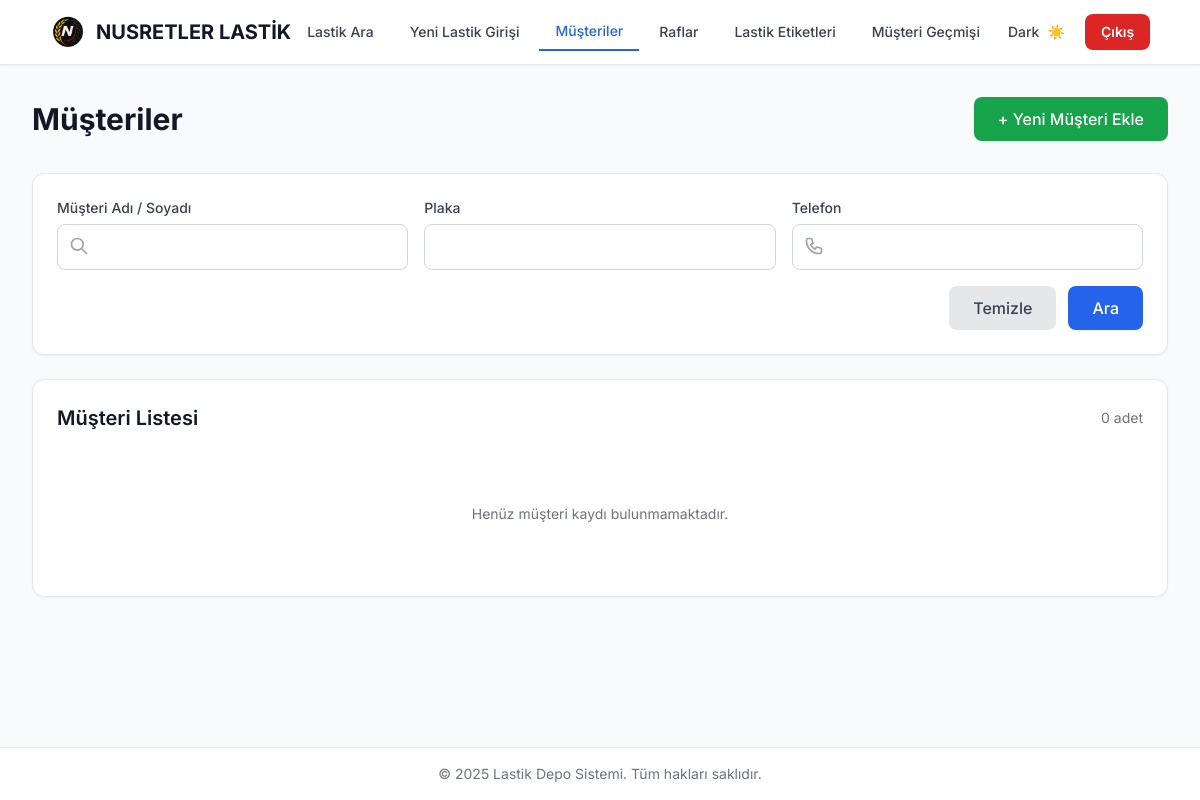
/musteriler, run on an earlier commit of the app's database.
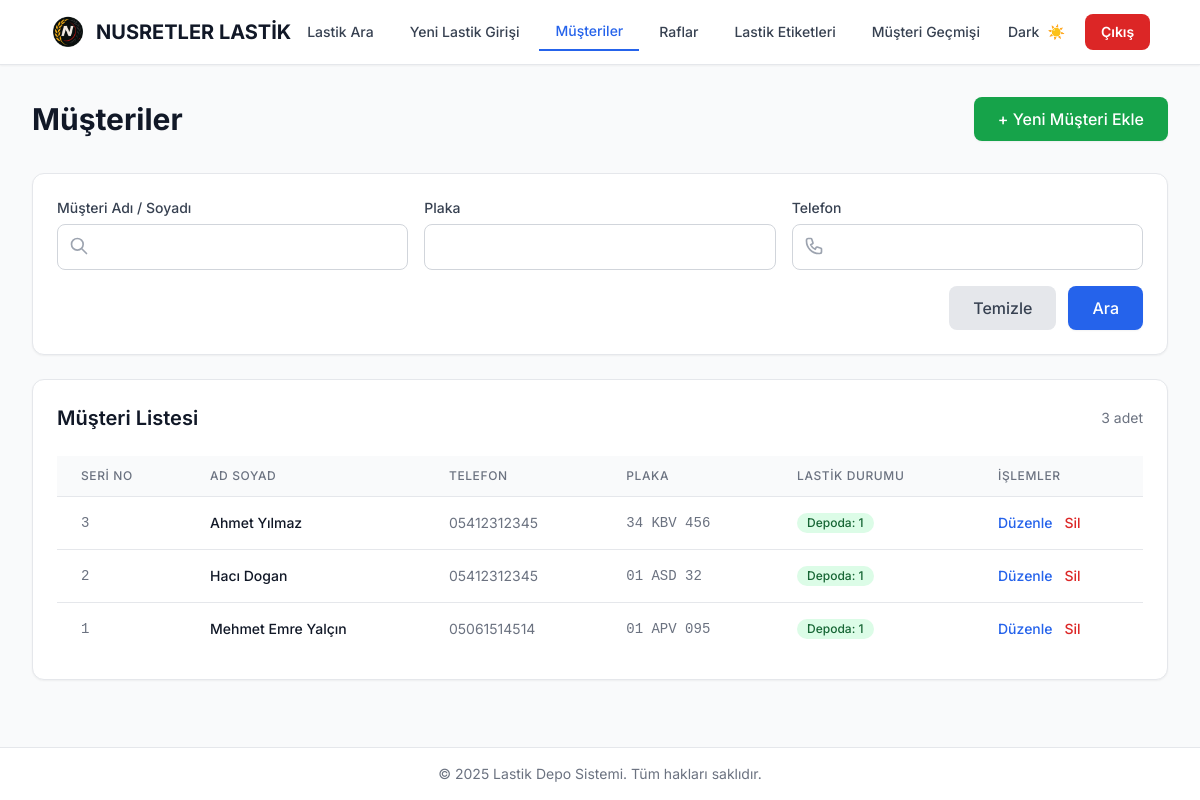
And on a later commit of the database.
### app/models/models.py (models this page shows)
class Customer(Base):
    __tablename__ = "customers"
    id = Column(Integer, primary_key=True, index=True)
    ad_soyad = Column(String, nullable=False)
    telefon = Column(String, nullable=False)
    plaka = Column(String, nullable=False)
    tires = relationship("Tire", back_populates="customer", cascade="all, delete-orphan")

### app/routes/web_routes.py (the view)
@router.get("/musteriler", response_class=HTMLResponse)
async def musteriler(
    request: Request,
    customer_name: Optional[str] = Query(None),
    plate: Optional[str] = Query(None),
    customer_phone: Optional[str] = Query(None),
    db: Session = Depends(get_db)
):
    query = db.query(Customer)
    if customer_name:
        normalized_search = normalize_turkish_text(customer_name.strip() if customer_name else "")
        all_customers = db.query(Customer).all()
        matching_customers = [
            c for c in all_customers
            if normalized_search in normalize_turkish_text(c.ad_soyad or "")
        ]
        if matching_customers:
            customer_ids = [c.id for c in matching_customers]
            query = query.filter(Customer.id.in_(customer_ids))
        else:
            query = query.filter(Customer.id == -1)  # No results
    if plate:
        query = query.filter(Customer.plaka.ilike(f"%{plate}%"))
    if customer_phone:
        query = query.filter(Customer.telefon.ilike(f"%{customer_phone}%"))
    customers = query.order_by(Customer.ad_soyad).all()
    from app.models.models import Tire
    from app.models.models import TireDurumEnum as ModelTireDurumEnum
    customer_list = []
    for c in customers:
        tires = []  # Initialize tires variable
        depoda_count = 0
        cikmis_count = 0
        try:
            tires = db.query(Tire).filter(Tire.musteri_id == c.id).order_by(Tire.giris_tarihi.desc()).all()
            latest_seri_no = None
            if tires:
                latest_tire = tires[0]  # Most recent tire (ordered by giris_tarihi desc)
                if hasattr(latest_tire, 'seri_no') and latest_tire.seri_no:
                    latest_seri_no = latest_tire.seri_no
            for t in tires:
                try:
                    durum_raw = getattr(t, 'durum', None)
                    if durum_raw is None:
                        depoda_count += 1  # Default to depoda
                    elif isinstance(durum_raw, ModelTireDurumEnum):
                        if durum_raw == ModelTireDurumEnum.DEPODA:
                            depoda_count += 1
                        elif durum_raw == ModelTireDurumEnum.CIKTI:
                            cikmis_count += 1
                    elif isinstance(durum_raw, str):
                        durum_str = durum_raw.strip().upper()
                        if durum_str == "DEPODA":
                            depoda_count += 1
                        elif durum_str == "CIKTI":
                            cikmis_count += 1
                        else:
                            depoda_count += 1  # Default
                    elif hasattr(durum_raw, 'value'):
                        durum_value = durum_raw.value
                        if isinstance(durum_value, str):
                            durum_str = durum_value.strip().upper()
                            if durum_str == "DEPODA":
                                depoda_count += 1
                            elif durum_str == "CIKTI":
                                cikmis_count += 1
                            else:
                                depoda_count += 1  # Default
                        else:
                            depoda_count += 1  # Default
                    else:
                        depoda_count += 1  # Default
                except Exception as e:
                    print(f"Error counting tire status for customer {c.id}: {e}")
                    depoda_count += 1  # Default to depoda
        except Exception as e:
            print(f"Error getting tires for customer {c.id}: {e}")
            depoda_count = 0
            cikmis_count = 0
            tires = []  # Ensure tires is set even on error
        customer_list.append({
            "id": c.id,
            "seri_no": latest_seri_no,  # Latest tire's serial number
            "ad_soyad": c.ad_soyad,
            "telefon": c.telefon,
            "plaka": c.plaka,
            "depoda_count": depoda_count,
            "cikmis_count": cikmis_count,
            "total_count": len(tires)
        })
    query_params = {
        "customer_name": customer_name or "",
        "plate": plate or "",
        "customer_phone": customer_phone or ""
    }
    template = templates.get_template("musteriler.html")
    return HTMLResponse(content=template.render(
        request=request,
        customers=customer_list,
        query_params=query_params,
        current_path="/musteriler"
    ))

### app/templates/musteriler.html (shortened to what this page needs)
{% extends "base.html" %}
{% block content %}
<div class="animate-fade-in">
    <div class="flex justify-between items-center mb-8">
        <h1 class="text-3xl font-bold text-gray-900">Müşteriler</h1>
        <button onclick="showAddForm()" class="bg-green-600 hover:bg-green-700 text-white font-medium px-6 py-2.5 rounded-lg transition-colors shadow-sm">
            + Yeni Müşteri Ekle
        </button>
    </div>
    <div class="bg-white rounded-xl shadow-sm border border-gray-200 p-6 mb-6">
        <form id="filterForm" method="GET" action="/musteriler" class="space-y-4">
            <div class="grid grid-cols-1 md:grid-cols-3 gap-4">
                <div class="relative">
                    <label for="customer_name" class="block text-sm font-medium text-gray-700 mb-1.5">Müşteri Adı / Soyadı</label>
                    <div class="relative">
                        <input type="text" id="customer_name" name="customer_name"
                               value="{{ query_params.customer_name }}"
                               class="w-full px-4 py-2.5 pl-10 border border-gray-300 rounded-lg focus:ring-2 focus:ring-blue-500 focus:border-blue-500 transition-all"
                               placeholder=>
                        <svg class="absolute left-3 top-3 w-5 h-5 text-gray-400" fill="none" stroke="currentColor" viewBox="0 0 24 24">
                            <path stroke-linecap="round" stroke-linejoin="round" stroke-width="2" d="M21 21l-6-6m2-5a7 7 0 11-14 0 7 7 0 0114 0z"></path>
                        </svg>
                    </div>
                </div>
                <div>
                    <label for="plate" class="block text-sm font-medium text-gray-700 mb-1.5">Plaka</label>
                    <input type="text" id="plate" name="plate"
                           value="{{ query_params.plate }}"
                           class="w-full px-4 py-2.5 border border-gray-300 rounded-lg focus:ring-2 focus:ring-blue-500 focus:border-blue-500 transition-all"
                           placeholder=>
                </div>
                <div class="relative">
                    <label for="customer_phone" class="block text-sm font-medium text-gray-700 mb-1.5">Telefon</label>
                    <div class="relative">
                        <input type="text" id="customer_phone" name="customer_phone"
                               value="{{ query_params.customer_phone }}"
                               class="w-full px-4 py-2.5 pl-10 border border-gray-300 rounded-lg focus:ring-2 focus:ring-blue-500 focus:border-blue-500 transition-all"
                               placeholder=>
                    </div>
                </div>
            </div>
            <div class="flex justify-end space-x-3">
                <button type="button" onclick="resetFilters()" class="bg-gray-200 hover:bg-gray-300 text-gray-700 font-medium px-6 py-2.5 rounded-lg transition-colors">
                    Temizle
                </button>
                <button type="submit" class="bg-blue-600 hover:bg-blue-700 text-white font-medium px-6 py-2.5 rounded-lg transition-colors shadow-sm">
                    Ara
                </button>
            </div>
        </form>
    </div>
    <div class="bg-white rounded-xl shadow-sm border border-gray-200 p-6">
        <div class="flex items-center justify-between mb-6">
            <h2 class="text-xl font-semibold text-gray-900">Müşteri Listesi</h2>
            <span class="text-sm text-gray-500">{{ customers|length }} adet</span>
        </div>
        {% if customers %}
        <div class="overflow-x-auto">
            <table class="min-w-full divide-y divide-gray-200">
                <thead class="bg-gray-50">
                    <tr>
                        <th class="px-6 py-3 text-left text-xs font-medium text-gray-500 uppercase tracking-wider">Seri No</th>
                        <th class="px-6 py-3 text-left text-xs font-medium text-gray-500 uppercase tracking-wider">Ad Soyad</th>
                        <th class="px-6 py-3 text-left text-xs font-medium text-gray-500 uppercase tracking-wider">Telefon</th>
                        <th class="px-6 py-3 text-left text-xs font-medium text-gray-500 uppercase tracking-wider">Plaka</th>
                        <th class="px-6 py-3 text-left text-xs font-medium text-gray-500 uppercase tracking-wider">Lastik Durumu</th>
                        <th class="px-6 py-3 text-left text-xs font-medium text-gray-500 uppercase tracking-wider">İşlemler</th>
                    </tr>
                </thead>
                <tbody class="bg-white divide-y divide-gray-200">
                    {% for customer in customers %}
                    <tr class="hover:bg-gray-50 transition-colors">
                        <td class="px-6 py-4 whitespace-nowrap text-sm text-gray-500 font-mono">{{ customer.seri_no if customer.seri_no else '-' }}</td>
                        <td class="px-6 py-4 whitespace-nowrap text-sm font-medium text-gray-900">{{ customer.ad_soyad }}</td>
                        <td class="px-6 py-4 whitespace-nowrap text-sm text-gray-500">{{ customer.telefon }}</td>
                        <td class="px-6 py-4 whitespace-nowrap text-sm text-gray-500 font-mono">{{ customer.plaka }}</td>
                        <td class="px-6 py-4 whitespace-nowrap text-sm">
                            <div class="flex items-center space-x-4">
                                {% if customer.depoda_count > 0 %}
                                <span class="inline-flex items-center px-2.5 py-0.5 rounded-full text-xs font-medium bg-green-100 text-green-800">
                                    Depoda: {{ customer.depoda_count }}
                                </span>
                                {% endif %}
                            </div>
                        </td>
                        <td class="px-6 py-4 whitespace-nowrap text-sm space-x-2">
                            <button onclick="editCustomer({{ customer.id }}, '{{ customer.ad_soyad }}', '{{ customer.telefon }}', '{{ customer.plaka }}')"
                                    class="text-blue-600 hover:text-blue-800 font-medium">
                                Düzenle
                            </button>
                            <button onclick="showDeleteConfirm({{ customer.id }}, '{{ customer.ad_soyad|replace("'", "\\'")|replace('"', '\\"') }}')"
                                    class="text-red-600 hover:text-red-800 font-medium">
                                Sil
                            </button>
                        </td>
                    </tr>
                    {% endfor %}
                </tbody>
            </table>
        </div>
        {% else %}
        <div class="text-center py-12">
            <p class="text-gray-500 text-sm">Henüz müşteri kaydı bulunmamaktadır.</p>
        </div>
        {% endif %}
    </div>
</div>
{% endblock %}

### app/templates/base.html (shortened to what this page needs)
<!DOCTYPE html>
<html lang="tr" class="h-full">
<head>
    <script src="https://cdn.tailwindcss.com"></script>
    <link rel="stylesheet" href="/static/style.css">
</head>
<body class="bg-gray-50 min-h-screen flex flex-col">
    <nav class="bg-white border-b border-gray-200 shadow-sm">
        <div class="max-w-7xl mx-auto px-6 lg:px-8">
            <div class="flex items-center h-16">
                <div class="flex items-center space-x-2 ml-4">
                    <div class="flex items-center justify-center w-10 h-10">
                        <img src="/static/images/Nusretler logo-Photoroom.png" alt="NUSRETLER LASTİK Logo"
                            class="h-10 w-auto object-contain">
                    </div>
                    <span class="text-xl font-bold text-gray-900">NUSRETLER LASTİK</span>
                </div>
                <div class="flex items-center justify-between h-16">
                    <div class="flex items-center space-x-2">
                        <div class="flex items-center space-x-1">
                            <a href="/lastik-ara"
                                class="nav-link px-4 py-2 text-sm font-medium text-gray-700 hover:text-blue-600 transition-colors {% if current_path == '/lastik-ara' or current_path == '/' %}active{% endif %}">
                                Lastik Ara
                            </a>
                            <a href="/yeni-lastik"
                                class="nav-link px-4 py-2 text-sm font-medium text-gray-700 hover:text-blue-600 transition-colors {% if current_path == '/yeni-lastik' %}active{% endif %}">
                                Yeni Lastik Girişi
                            </a>
                            <a href="/musteriler"
                                class="nav-link px-4 py-2 text-sm font-medium text-gray-700 hover:text-blue-600 transition-colors {% if current_path == '/musteriler' %}active{% endif %}">
                                Müşteriler
                            </a>
                            <a href="/raflar"
                                class="nav-link px-4 py-2 text-sm font-medium text-gray-700 hover:text-blue-600 transition-colors {% if current_path == '/raflar' %}active{% endif %}">
                                Raflar
                            </a>
                            <a href="/lastik-etiketleri"
                                class="nav-link px-4 py-2 text-sm font-medium text-gray-700 hover:text-blue-600 transition-colors {% if current_path == '/lastik-etiketleri' %}active{% endif %}">
                                Lastik Etiketleri
                            </a>
                            <a href="/musteri-gecmisi"
                                class="nav-link px-4 py-2 text-sm font-medium text-gray-700 hover:text-blue-600 transition-colors {% if current_path == '/musteri-gecmisi' %}active{% endif %}">
                                Müşteri Geçmişi
                            </a>
                        </div>
                    </div>
                    <div class="flex items-center space-x-2">
                        <button id="dark-mode-toggle" type="button"
                            class="px-3 py-2 text-sm font-medium text-gray-700 hover:text-blue-600 hover:bg-gray-100 rounded-lg transition flex items-center gap-2">
                            <span class="hidden sm:inline">Dark</span>
                            ☀️
                        </button>
                        <a href="/logout"
                            class="px-4 py-2 text-sm font-semibold text-white bg-red-600 hover:bg-red-700 rounded-lg transition whitespace-nowrap">
                            Çıkış
                        </a>
                    </div>
                </div>
            </div>
        </div>
    </nav>
    <main class="max-w-7xl mx-auto px-6 lg:px-8 py-8 flex-grow w-full">
        {% block content %}{% endblock %}
    </main>
    <footer class="bg-white border-t border-gray-200 text-gray-500 py-4 mt-auto">
        <div class="max-w-7xl mx-auto px-6 text-center">
            <p class="text-sm">&copy; 2025 Lastik Depo Sistemi. Tüm hakları saklıdır.</p>
        </div>
    </footer>
</body>
</html>

### app/static/style.css (style rules this page uses)
* { transition: all 0.2s ease; }
.animate-fade-in { animation: fadeIn 0.4s ease-out; }

### app/templates/base.html (style rules this page uses)
body { font-family: 'Inter', sans-serif; }
.nav-link.active { color: #2563eb; border-bottom: 2px solid #2563eb; }

What changed in the data, as far as the page shows it:
added Customer: id "3", ad_soyad "Ahmet Yılmaz", telefon "05412312345", plaka "34 KBV 456", depoda_count "1"
added Customer: id "2", ad_soyad "Hacı Dogan", telefon "05412312345", plaka "01 ASD 32", depoda_count "1"
added Customer: id "1", ad_soyad "Mehmet Emre Yalçın", telefon "05061514514", plaka "01 APV 095", depoda_count "1"
Also different on the page:
{{ customers|length }}: "0" → "3"
text no longer shown: "Henüz müşteri kaydı bulunmamaktadır."
text now shown: "SERI NO AD SOYAD TELEFON PLAKA LASTIK DURUMU İŞLEMLER"
